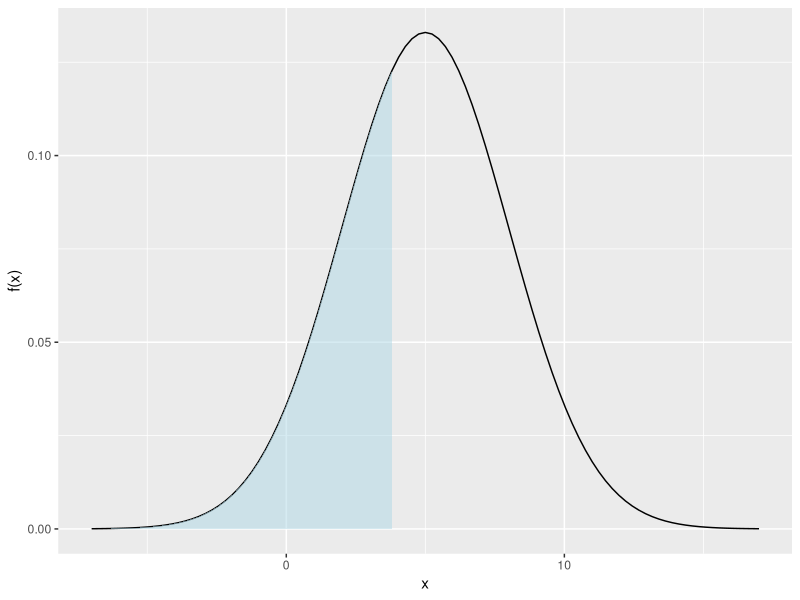
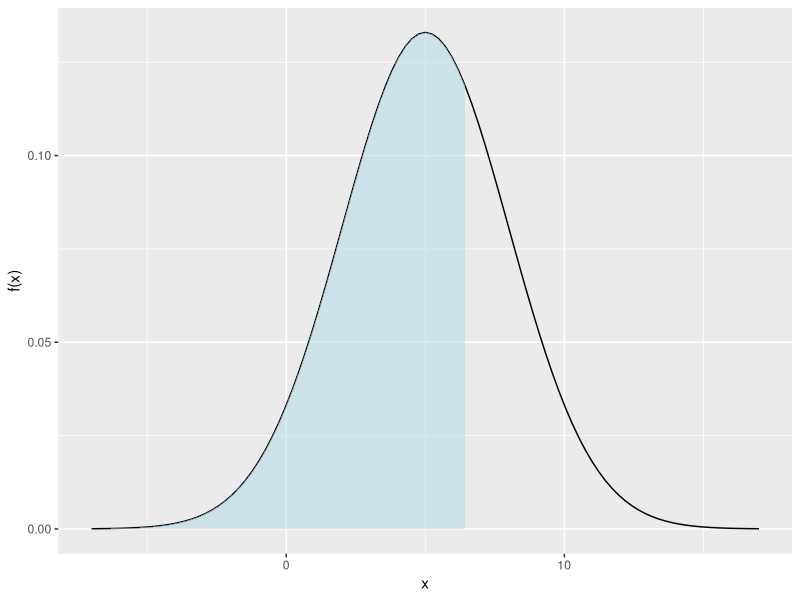
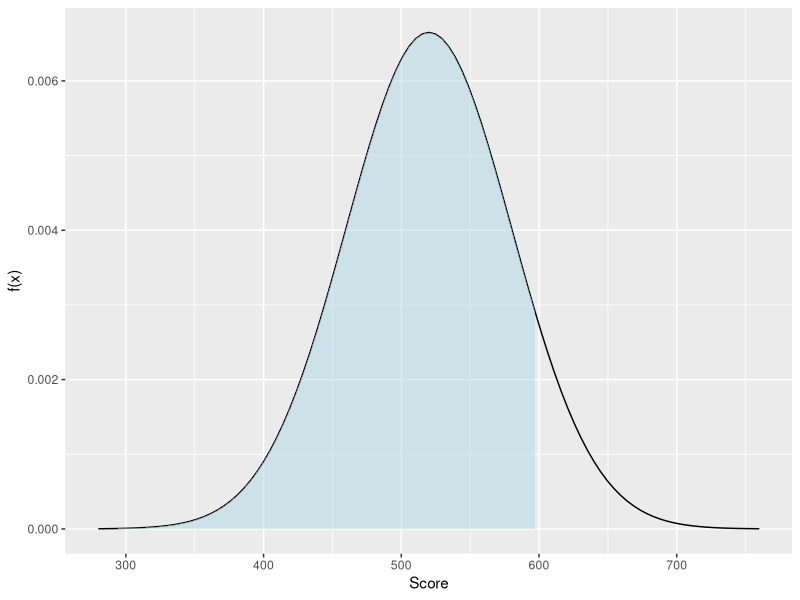
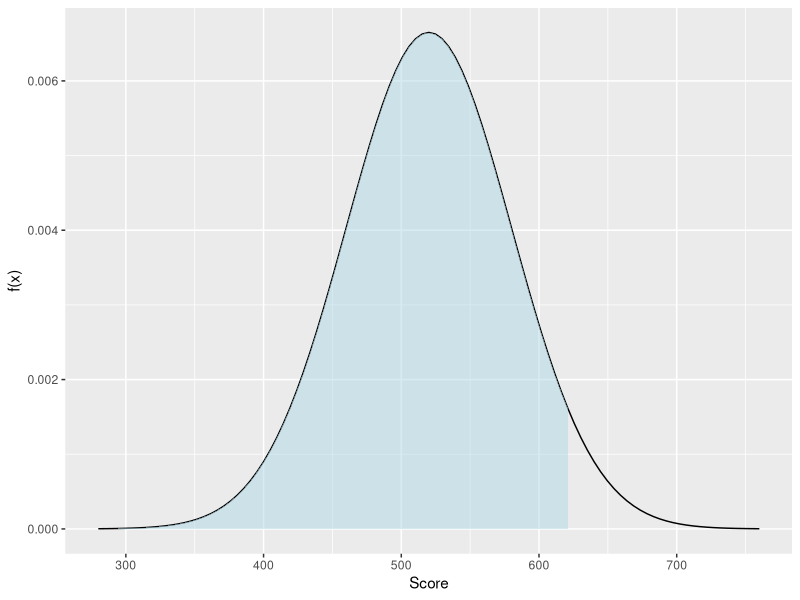
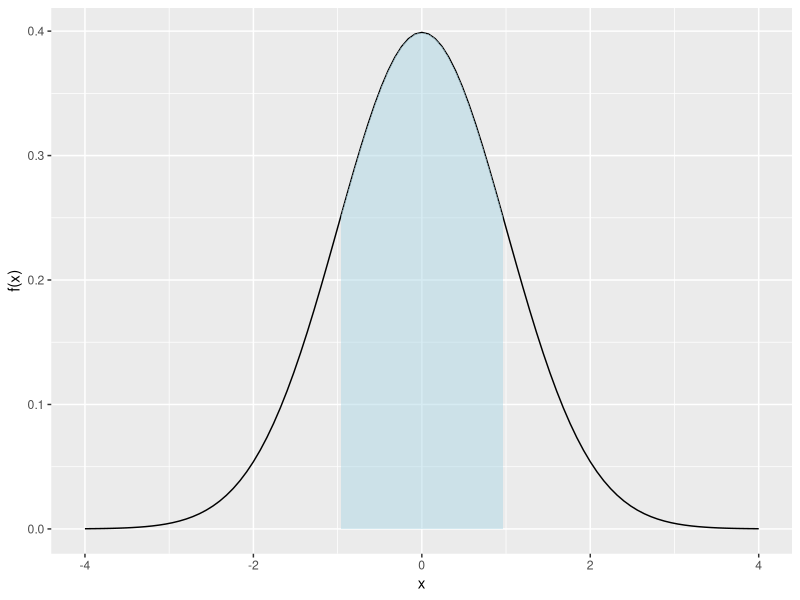
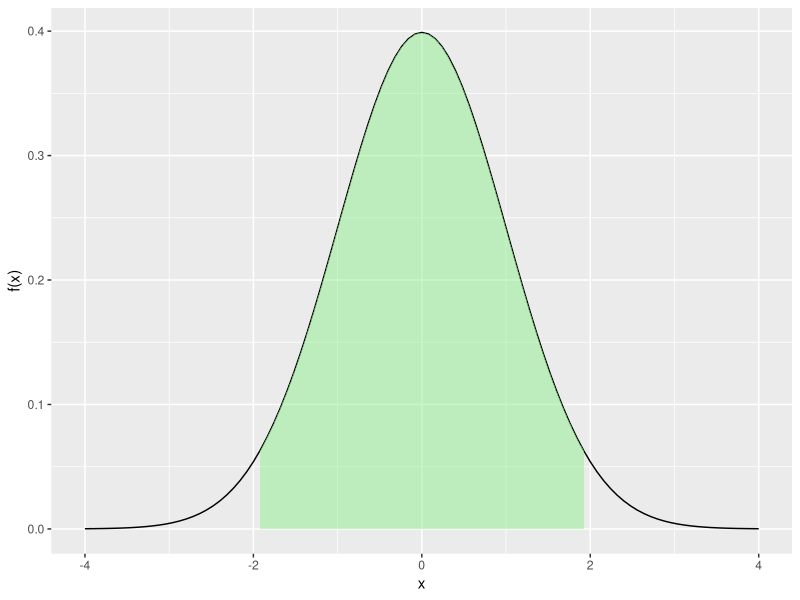
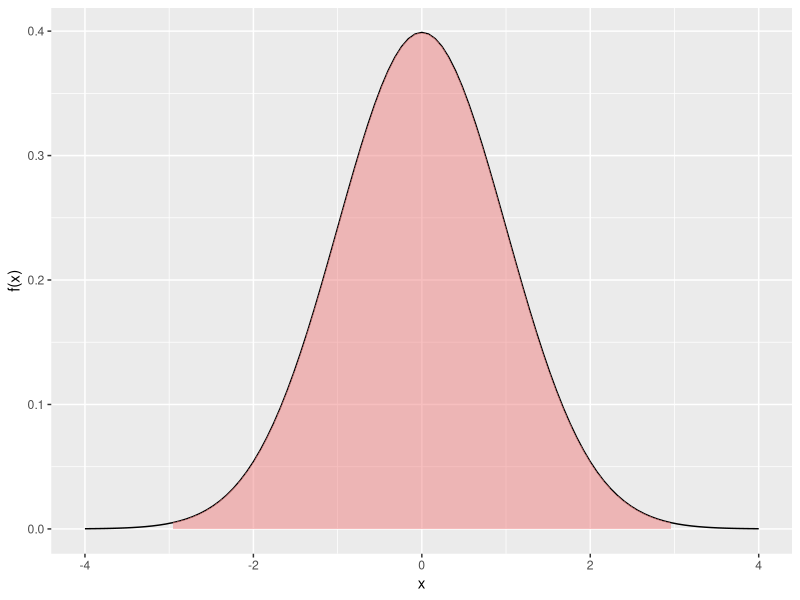

Recreate these plots in R, in order.
## ---- chunk 1
#| echo: false
require(ggplot2)
## ---- chunk 2
#| echo: true
pnorm(1.8,0,1)
pnorm(1.89,0,1)
## ---- chunk 3
#| echo: false
x       = 4
mu      = 5
sigmaSq = 9
pnorm(x, mu, sqrt(sigmaSq))
## ---- chunk 4
#| echo: true
pnorm(4,5,3)
## ---- chunk 5
#| label: normalProbPlot
#| echo: false
#| fig-asp: 1
#| out-width: "100%" 
x       = 4
mu      = 5
sigmaSq = 9
lab     = 'x'

funcShaded <- function(x, lower_bound) {
    y = dnorm(x, mean = mu, sd = sqrt(sigmaSq))
    y[x >= lower_bound] <- NA
    return(y)
}

xMin = mu - sqrt(sigmaSq)*4
xMax = mu + sqrt(sigmaSq)*4
ggplot(data.frame(x = c(xMin, xMax)), aes(x = x)) + 
    stat_function(fun = dnorm, args = list(mean = mu, sd = sqrt(sigmaSq))) + 
    stat_function(fun = funcShaded, args = list(lower_bound = x), 
                  geom = "area", fill = 'lightblue', alpha = .5) +
    scale_x_continuous(name = lab) + scale_y_continuous(name = "f(x)")
## ---- chunk 6
#| echo: true
qnorm(.7,5,3)
## ---- chunk 7
#| label: normalQuantilePlot
#| echo: false
#| fig-asp: 1
#| out-width: "100%" 
x   = qnorm(.7,mu,sqrt(sigmaSq))
lab = 'x' 

funcShaded <- function(x, lower_bound) {
    y = dnorm(x, mean = mu, sd = sqrt(sigmaSq))
    y[x >= lower_bound] <- NA
    return(y)
}

xMin = mu - sqrt(sigmaSq)*4
xMax = mu + sqrt(sigmaSq)*4
ggplot(data.frame(x = c(xMin, xMax)), aes(x = x)) + 
    stat_function(fun = dnorm, args = list(mean = mu, sd = sqrt(sigmaSq))) + 
    stat_function(fun = funcShaded, args = list(lower_bound = x), 
                  geom = "area", fill = 'lightblue', alpha = .5) +
    scale_x_continuous(name = lab) + scale_y_continuous(name = "f(x)")
## ---- chunk 8
#| echo: false
#| eval: true
qnorm( pnorm(3,5,3), 5, 3)
## ---- chunk 9
#| echo: false
#| eval: true
pnorm( qnorm(.2,5,3), 5, 3)
## ---- chunk 10
#| echo: true
pnorm(0,-3.2,sqrt(100))
## ---- chunk 11
#| echo: true
qnorm(.05,-3.2,sqrt(100))
## ---- chunk 12
#| echo: true
x       = 600
mu      = 520
sigmaSq = 3600
pnorm(x, mu, sqrt(sigmaSq))
## ---- chunk 13
#| label: SATprobabilityNoEcho
#| echo: false
#| fig-asp: 1
#| out-width: "120%" 
x       = 600
mu      = 520
sigmaSq = 3600

funcShaded <- function(x, lower_bound) {
    y = dnorm(x, mean = mu, sd = sqrt(sigmaSq))
    y[x >= lower_bound] <- NA
    return(y)
}

xMin = mu - sqrt(sigmaSq)*4
xMax = mu + sqrt(sigmaSq)*4
ggplot(data.frame(x = c(xMin, xMax)), aes(x = x)) + 
    stat_function(fun = dnorm, args = list(mean = mu, sd = sqrt(sigmaSq))) + 
    stat_function(fun = funcShaded, args = list(lower_bound = x), 
                  geom = "area", fill = 'lightblue', alpha = .5) +
    scale_x_continuous(name = "Score") + scale_y_continuous(name = "f(x)")
## ---- chunk 14
#| echo: true
prob    = .96
mu      = 520
sigmaSq = 3600
qnorm(prob, mu, sqrt(sigmaSq))
## ---- chunk 15
#| label: SATvalueNoEcho
#| echo: false
#| fig-asp: 1
#| out-width: "100%" 
x       = qnorm(prob, mu, sqrt(sigmaSq))
mu      = 520
sigmaSq = 3600

funcShaded <- function(x, lower_bound) {
    y = dnorm(x, mean = mu, sd = sqrt(sigmaSq))
    y[x >= lower_bound] <- NA
    return(y)
}

xMin = mu - sqrt(sigmaSq)*4
xMax = mu + sqrt(sigmaSq)*4
ggplot(data.frame(x = c(xMin, xMax)), aes(x = x)) + 
    stat_function(fun = dnorm, args = list(mean = mu, sd = sqrt(sigmaSq))) + 
    stat_function(fun = funcShaded, args = list(lower_bound = x), 
                  geom = "area", fill = 'lightblue', alpha = .5) +
    scale_x_continuous(name = "Score") + scale_y_continuous(name = "f(x)")
## ---- chunk 16
#| echo: true
mu      = 2.54*.875
sigmaSq = 2.54^2*.00005
pnorm(mu + .01, mu, sqrt(sigmaSq)) - 
    pnorm(mu - .01, mu, sqrt(sigmaSq))
## ---- chunk 17
#| echo: true
zScoreM = (9.63 - 9.85)/sqrt(.0057)
zScoreM
zScoreW = (10.61 - 10.83)/sqrt(.0049)
zScoreW
## ---- chunk 18
#| echo: true
x = zScoreW * sqrt(.0057) + 9.84
x
## ---- chunk 19
#| label: normalEmpRuleGeneral1
#| echo: false
#| fig-asp: 1
#| out-width: "110%"

mu      = 0
sigmaSq = 1
lab     = 'x' 

funcShaded <- function(x, lower_bound) {
    y = dnorm(x, mean = mu, sd = sqrt(sigmaSq))
    y[x >= lower_bound | x <= -lower_bound] <- NA
    return(y)
}

xMin = mu - sqrt(sigmaSq)*4
xMax = mu + sqrt(sigmaSq)*4
outPlot = ggplot(data.frame(x = c(xMin, xMax)), aes(x = x)) + 
    stat_function(fun = dnorm, args = list(mean = mu, sd = sqrt(sigmaSq))) + 
    stat_function(fun = funcShaded, args = list(lower_bound = 1), 
                  geom = "area", fill = 'lightblue', alpha = .5) +
    scale_x_continuous(name = lab) + scale_y_continuous(name = "f(x)")
outPlot
## ---- chunk 20
#| label: normalEmpRuleGeneral2
#| echo: false
#| fig-asp: 1
#| out-width: "110%"

outPlot = ggplot(data.frame(x = c(xMin, xMax)), aes(x = x)) + 
    stat_function(fun = dnorm, args = list(mean = mu, sd = sqrt(sigmaSq))) + 
stat_function(fun = funcShaded, args = list(lower_bound = 2), 
                  geom = "area", fill = 'lightgreen', alpha = .5)  +
    scale_x_continuous(name = lab) + scale_y_continuous(name = "f(x)")
outPlot
## ---- chunk 21
#| label: normalEmpRuleGeneral3
#| echo: false
#| fig-asp: 1
#| out-width: "110%"

outPlot = ggplot(data.frame(x = c(xMin, xMax)), aes(x = x)) + 
    stat_function(fun = dnorm, args = list(mean = mu, sd = sqrt(sigmaSq))) + 
stat_function(fun = funcShaded, args = list(lower_bound = 3), 
                  geom = "area", fill = 'lightcoral', alpha = .5)   +
    scale_x_continuous(name = lab) + scale_y_continuous(name = "f(x)")
outPlot
## ---- chunk 22
#| echo: true
x       = 600
mu      = 520
sigmaSq = 3600
pnorm(x, mu, sqrt(sigmaSq))
qnorm(.96, mu, sqrt(sigmaSq))
## ---- chunk 23
#| echo: true
1.751*sqrt(sigmaSq) + mu
